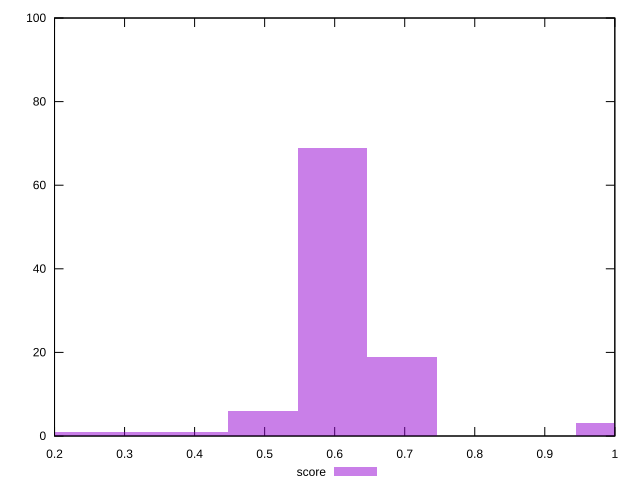

The gnuplot source for this figure:
reset

$score <<EOF
0.596810990700215 69
0.4973424922501791 6
0.6962794891502508 19
0.9946849845003582 3
0.19893699690007166 1
0.3978739938001433 1
0.2984054953501075 1
EOF

set key outside below
set boxwidth 0.09946849845003583
set xrange [0.2:1]
set yrange [0:100]
set trange [0:100]
set style fill transparent solid 0.5 noborder
set terminal svg size 640, 490 enhanced background rgb 'white'
set output "report_00012_2021-02-09T11:01:39.952Z/max-potential-fid/samples/pages+cached+noadtech/score/histogram.svg"

plot $score title "score" with boxes

reset
